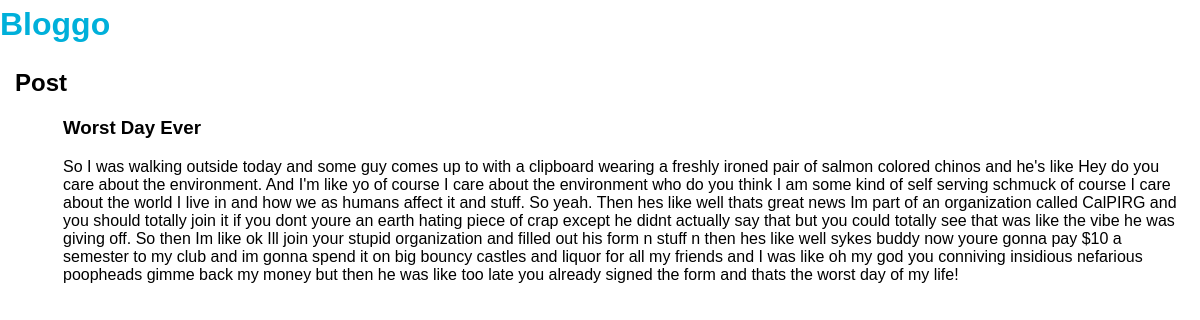
/posts/details/1, run on the app's committed database.
### posts/models.py (models this page shows, shortened)
class Post(models.Model):
    title = models.CharField(max_length=200)
    body = models.TextField()
    pub_date = models.DateTimeField("date published", default=timezone.now)

### posts/views.py (the view)
# urls.py: url(r'^details/(?P<pk>\d+)$', views.post_details, name='post_details'),
def post_details(request, pk):
    post = Post.objects.get(pk=pk)
    return render(request ,"posts/post-deets.html", {"post": post})

### posts/templates/posts/post-deets.html
{% extends 'posts/base.html' %}
{% block content %}
  <h2> Post </h2>
  <div class="post">
      <h3>{{ post.title }}</h3>
      <p>{{ post.body }}</p>
  </div>
{% endblock %}

### posts/static/posts/style.css (style rules this page uses)
html, body { margin: 0 0; padding: 0 0; font-family: sans-serif; }
.post { padding-left: 3em; margin-bottom: 5em; }

### data on the page
Post: title "Worst Day Ever", body "So I was walking outside today and some guy comes up to with a clipboard wearing a freshly ironed pair of salmon colored chinos and he's like Hey do you care about the environment. And I'm like yo of course I care about the environment who do you think I am some kind of self serving schmuck of course I care about the world I live in and how we as humans affect it and stuff. So yeah. Then hes like well thats great news Im part of an organization called CalPIRG and you should totally join it if you dont youre an earth hating piece of crap except he didnt actually say that but you could totally see that was like the vibe he was giving off. So then Im like ok Ill join your stupid organization…"
